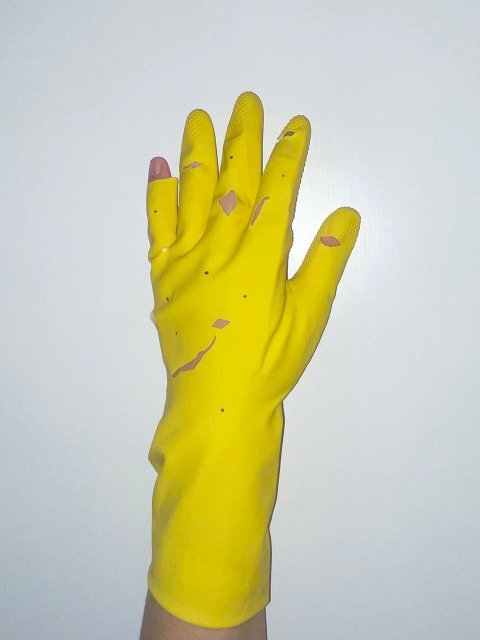
#> input picture gloves/tear.jpeg, 960 x 1280 px (shown at 1/2 size)
$ python -i rubber_tear.py   (imports and definitions only)
#> lines starting #> are read from the running program, lines starting #| are printed output that depends on the picture; after the words box and inside, x2 and y2 are one past the last pixel; in counts of white or black regions, pixels touching at a corner belong together
import numpy as np
import cv2

def rubber_tear():
    image = cv2.imread('gloves/tear.jpeg')
#> image is the input picture: shape (1280, 960, 3); mean B, G, R 168.7, 204.1, 204.8

    # resizing the image
    width = int(image.shape[1] * 50 / 100)
#> width = 480
    height = int(image.shape[0] * 50 / 100)
#> height = 640
    img = cv2.resize(image, (width, height))
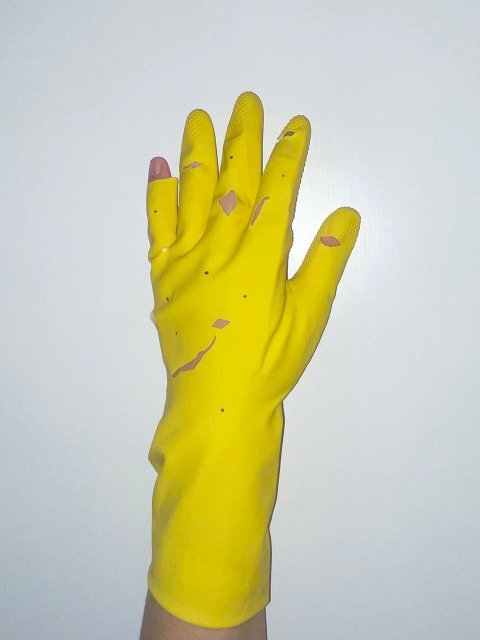
#> img: shape (640, 480, 3); mean B, G, R 168.8, 204.3, 204.9

    # convert to hsv
    hsv = cv2.cvtColor(img, cv2.COLOR_BGR2HSV)
#> hsv: shape (640, 480, 3); mean H, S, V 84.6, 64, 212.8

    # upper bounds and lower bounds of latex
    r_lower = np.array([0, 0, 0])
    r_upper = np.array([255, 120, 255])

    # Extraction
    rubber_extract = cv2.inRange(hsv, r_lower, r_upper)
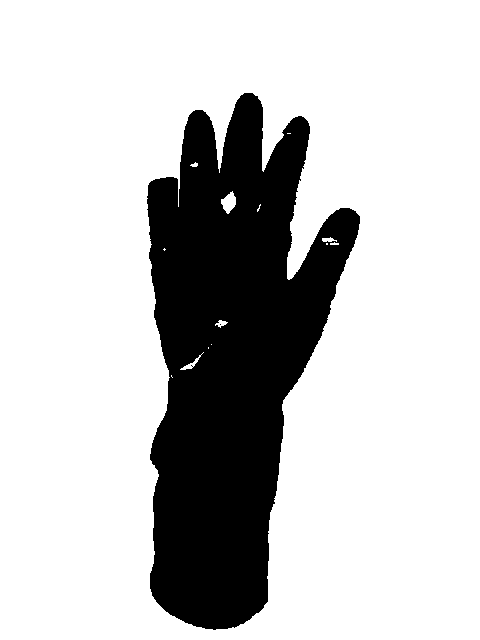
#> rubber_extract: shape (640, 480); 77.6% white; 2 black regions (1 under 20 px), largest, box (x1, y1, x2, y2) and area: (147, 93, 360, 630) 68676
    rubber_extract = cv2.bitwise_not(rubber_extract, rubber_extract)
    rubber_extract = cv2.erode(rubber_extract, None, iterations=1)
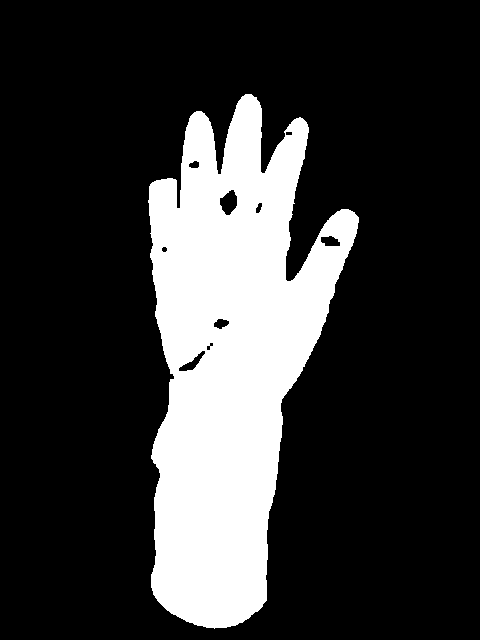
#> rubber_extract: shape (640, 480); 21.5% white; 1 white region, box (x1, y1, x2, y2) and area: (148, 94, 359, 629) 66158
    rubber_extract = cv2.dilate(rubber_extract, None, iterations=1)
#> rubber_extract: shape (640, 480); 22.3% white; 1 white region

    contours, _ = cv2.findContours(rubber_extract, cv2.RETR_TREE, cv2.CHAIN_APPROX_SIMPLE)
#> contours = 14 contours, 7 with area under 20; largest, box (x1, y1, x2, y2) and area: (147, 93, 360, 630) 68289, (220, 190, 237, 215) 236, (321, 236, 340, 246) 110, (179, 354, 202, 371) 107, (214, 319, 229, 329) 70, (189, 161, 199, 168) 34, (256, 203, 262, 213) 20

    # finding contour
    min_area = 0
    aspect_ratio_threshold = 0.0
    filtered_contours = []
    for contour in contours:
        area = cv2.contourArea(contour)
        if area > min_area:
            perimeter = cv2.arcLength(contour, True)
            approx = cv2.approxPolyDP(contour, 0.03 * perimeter, True)
            x, y, w, h = cv2.boundingRect(approx)
            aspect_ratio = float(w)/h
            if aspect_ratio > aspect_ratio_threshold:
                filtered_contours.append(contour)
#> this loop made 14 passes
#> (area, perimeter, approx, x, y, w, h, aspect_ratio) on pass 8: (70.5, 37.21, [[214, 325], [219, 319], [228, 322], [220, 328]], 214, 319, 15, 10, 1.5)
#> (area, perimeter, x, y, w, h, aspect_ratio) on passes 1, 2, 10, 11, 12, 13: (68289, 1831.1, 148, 93, 212, 537, 0.395), (107, 60.77, 179, 354, 23, 16, 1.44), (110.5, 47.56, 321, 236, 19, 10, 1.9), (20, 22.14, 256, 203, 6, 10, 0.6), (236.5, 64.18, 220, 190, 17, 25, 0.68), (34, 24.14, 189, 161, 10, 7, 1.43)
#> after the loop, filtered_contours has the same summary as contours

    mask_filtered = np.zeros_like(rubber_extract)
    cv2.drawContours(mask_filtered, filtered_contours, -1, 255, thickness=cv2.FILLED)
    res = cv2.bitwise_and(img, img, mask=mask_filtered) # just glove, no background
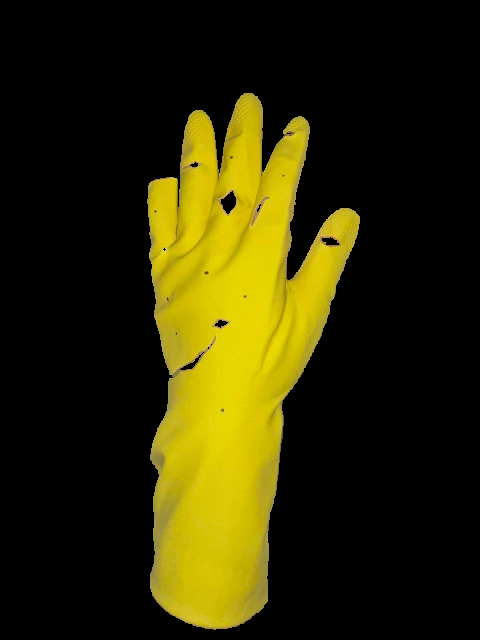
#> res: shape (640, 480, 3); mean B, G, R 2.8, 41.4, 45.8

    # boxing
    glove_img = img.copy()
    tear_extract = glove_img.copy()
    for i in filtered_contours:
        area = cv2.contourArea(i)
        if area > 6 and area < 250:
            (x, y, w, h) = cv2.boundingRect(i)
            cv2.rectangle(tear_extract, (x,y), (x+w,y+h), (0,0,255), 2)
            cv2.putText(tear_extract, 'Tear', (x,y-5), cv2.FONT_HERSHEY_TRIPLEX, 0.5, (0,0,255), 1, cv2.LINE_AA)
#> this loop made 14 passes
#> (area, x, y, w, h) on passes 2, 8, 10, 11, 12, 13: (107, 179, 354, 23, 17), (70.5, 214, 319, 15, 10), (110.5, 321, 236, 19, 10), (20, 256, 203, 6, 10), (236.5, 220, 190, 17, 25), (34, 189, 161, 10, 7)
#> area on pass 1: 68289
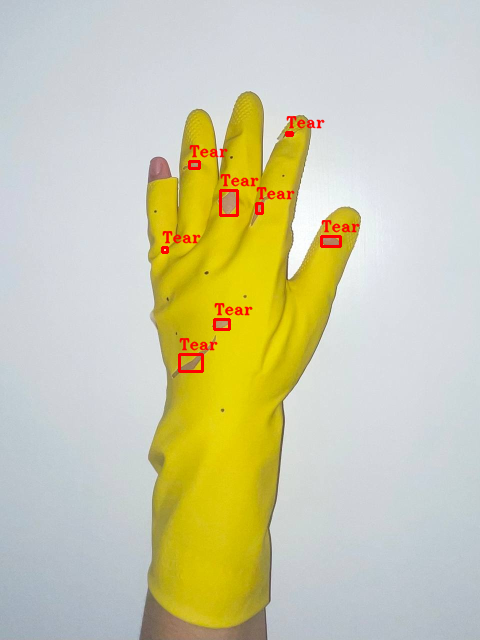
#> tear_extract: shape (640, 480, 3); 1.16% of pixels changed, all inside (x1, y1, x2, y2) = (161, 115, 360, 373)

    # cv2.imshow('Original Image', img)
    # cv2.imshow('Glove Masking', mask_filtered)
    # cv2.imshow('Glove Only', res)
    cv2.imshow('Stain  Detect', tear_extract)
    cv2.waitKey(0)
    cv2.destroyAllWindows()

>>> result = rubber_tear()

$ run again, with gloves/spot.jpeg copied over gloves/tear.jpeg
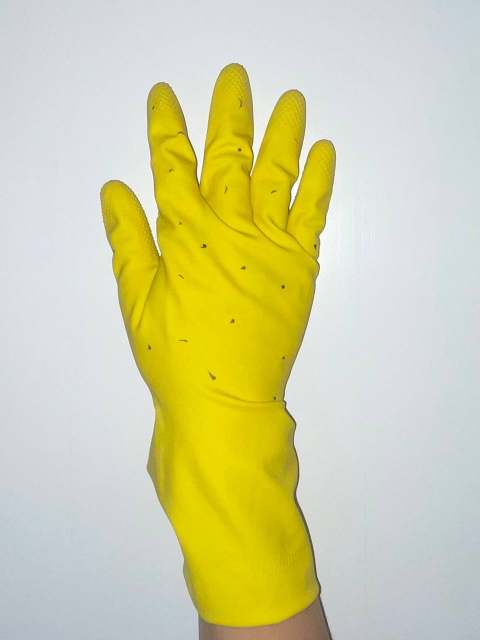
#> input picture gloves/spot.jpeg, 960 x 1280 px (shown at 1/2 size)
#> in rubber_tear, image is the input picture: shape (1280, 960, 3); mean B, G, R 161.2, 209, 210.9
#> hsv: shape (640, 480, 3); mean H, S, V 79.6, 75.1, 217.4
#> in rubber_tear, `rubber_extract = cv2.inRange(hsv, r_lower, r_upper)`:
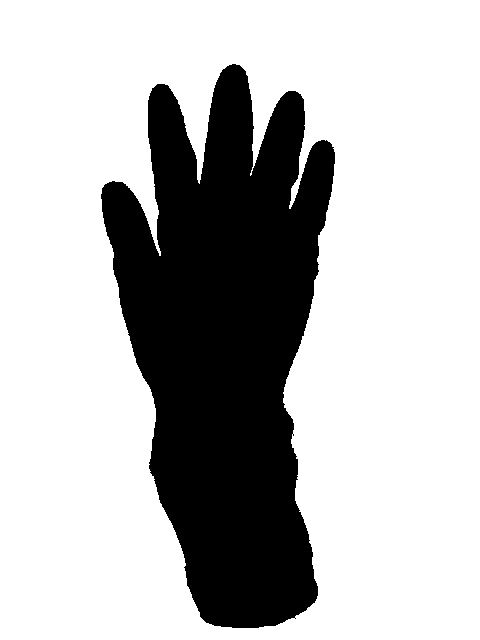
#> rubber_extract: shape (640, 480); 73% white; 1 black region, box (x1, y1, x2, y2) and area: (101, 64, 335, 628) 82812
#> contours = 1 contour; box (x1, y1, x2, y2) and area: (101, 64, 335, 628) 81825
#> the loop in rubber_tear, `for contour in contours:` made 1 pass
#> (area, perimeter, x, y, w, h, aspect_ratio) on pass 1: (81825, 2136.8, 101, 64, 234, 564, 0.415)
#> after the loop in rubber_tear, `for contour in contours:`: filtered_contours has the same summary as contours
#> in rubber_tear, `res = cv2.bitwise_and(img, img, mask=mask_filtered)`:
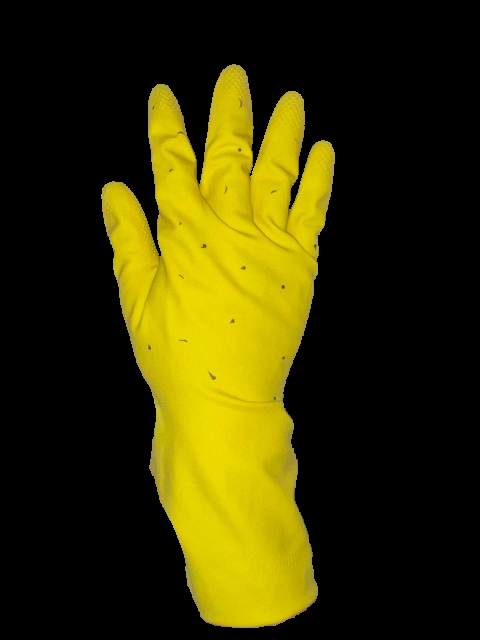
#> res: shape (640, 480, 3); mean B, G, R 1.8, 51.6, 56.8
#> the loop in rubber_tear, `for i in filtered_contours:` made 1 pass
#> area on pass 1: 81825
